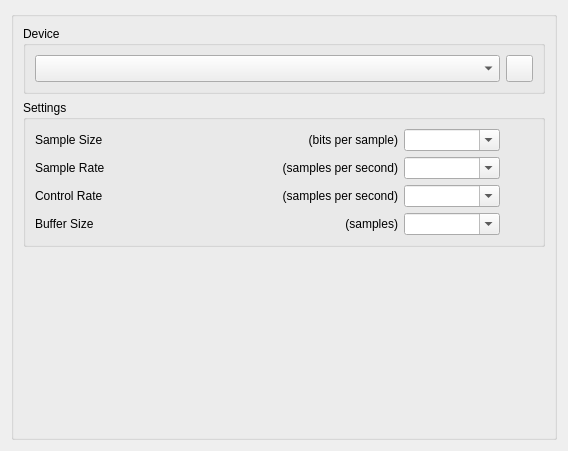
<?xml version="1.0" encoding="UTF-8"?>
<ui version="4.0">
 <class>AudioEngineDialog</class>
 <widget class="QWidget" name="AudioEngineDialog">
  <property name="geometry">
   <rect>
    <x>0</x>
    <y>0</y>
    <width>568</width>
    <height>451</height>
   </rect>
  </property>
  <layout class="QVBoxLayout">
   <item>
    <widget class="QGroupBox" name="groupBox">
     <property name="title">
      <string/>
     </property>
     <layout class="QVBoxLayout">
      <item>
       <widget class="QGroupBox" name="deviceGroupBox">
        <property name="title">
         <string>Device</string>
        </property>
        <layout class="QHBoxLayout">
         <item>
          <layout class="QHBoxLayout" name="deviceLayout" stretch="0,0">
           <property name="spacing">
            <number>6</number>
           </property>
           <item>
            <widget class="QComboBox" name="deviceComboBox">
             <property name="sizePolicy">
              <sizepolicy hsizetype="Preferred" vsizetype="Preferred">
               <horstretch>0</horstretch>
               <verstretch>0</verstretch>
              </sizepolicy>
             </property>
             <property name="frame">
              <bool>true</bool>
             </property>
            </widget>
           </item>
           <item>
            <widget class="QPushButton" name="deviceRefreshPushButton">
             <property name="sizePolicy">
              <sizepolicy hsizetype="Preferred" vsizetype="Preferred">
               <horstretch>0</horstretch>
               <verstretch>0</verstretch>
              </sizepolicy>
             </property>
             <property name="minimumSize">
              <size>
               <width>27</width>
               <height>27</height>
              </size>
             </property>
             <property name="maximumSize">
              <size>
               <width>27</width>
               <height>27</height>
              </size>
             </property>
             <property name="text">
              <string/>
             </property>
             <property name="icon">
              <iconset resource="../../qt_coreplugin/core.qrc">
               <normaloff>:/core/images/reset.png</normaloff>:/core/images/reset.png</iconset>
             </property>
             <property name="iconSize">
              <size>
               <width>16</width>
               <height>16</height>
              </size>
             </property>
            </widget>
           </item>
          </layout>
         </item>
        </layout>
       </widget>
      </item>
      <item>
       <widget class="QGroupBox" name="settingsGroupBox">
        <property name="title">
         <string>Settings</string>
        </property>
        <layout class="QVBoxLayout">
         <item>
          <layout class="QHBoxLayout" name="sampleSizeLayout" stretch="0,0,0,0,0">
           <property name="spacing">
            <number>6</number>
           </property>
           <item>
            <widget class="QLabel" name="sampleSizeLabel">
             <property name="sizePolicy">
              <sizepolicy hsizetype="Minimum" vsizetype="Fixed">
               <horstretch>0</horstretch>
               <verstretch>0</verstretch>
              </sizepolicy>
             </property>
             <property name="minimumSize">
              <size>
               <width>0</width>
               <height>0</height>
              </size>
             </property>
             <property name="text">
              <string>Sample Size</string>
             </property>
            </widget>
           </item>
           <item>
            <spacer name="sampleSizeSpacer">
             <property name="orientation">
              <enum>Qt::Horizontal</enum>
             </property>
             <property name="sizeHint" stdset="0">
              <size>
               <width>40</width>
               <height>20</height>
              </size>
             </property>
            </spacer>
           </item>
           <item>
            <widget class="QLabel" name="sampleSizeLabel_2">
             <property name="sizePolicy">
              <sizepolicy hsizetype="Minimum" vsizetype="Fixed">
               <horstretch>0</horstretch>
               <verstretch>0</verstretch>
              </sizepolicy>
             </property>
             <property name="text">
              <string>(bits per sample)</string>
             </property>
             <property name="alignment">
              <set>Qt::AlignRight|Qt::AlignTrailing|Qt::AlignVCenter</set>
             </property>
            </widget>
           </item>
           <item>
            <widget class="QComboBox" name="sampleSizeComboBox">
             <property name="sizePolicy">
              <sizepolicy hsizetype="Fixed" vsizetype="Fixed">
               <horstretch>0</horstretch>
               <verstretch>0</verstretch>
              </sizepolicy>
             </property>
             <property name="minimumSize">
              <size>
               <width>96</width>
               <height>0</height>
              </size>
             </property>
             <property name="editable">
              <bool>true</bool>
             </property>
             <property name="insertPolicy">
              <enum>QComboBox::NoInsert</enum>
             </property>
            </widget>
           </item>
           <item>
            <spacer name="sampleSizeSpacer_2">
             <property name="orientation">
              <enum>Qt::Horizontal</enum>
             </property>
             <property name="sizeType">
              <enum>QSizePolicy::Fixed</enum>
             </property>
             <property name="sizeHint" stdset="0">
              <size>
               <width>33</width>
               <height>20</height>
              </size>
             </property>
            </spacer>
           </item>
          </layout>
         </item>
         <item>
          <layout class="QHBoxLayout" name="sampleRateLayout" stretch="0,0,0,0,0">
           <property name="spacing">
            <number>6</number>
           </property>
           <item>
            <widget class="QLabel" name="sampleRateLabel">
             <property name="sizePolicy">
              <sizepolicy hsizetype="Minimum" vsizetype="Fixed">
               <horstretch>0</horstretch>
               <verstretch>0</verstretch>
              </sizepolicy>
             </property>
             <property name="minimumSize">
              <size>
               <width>0</width>
               <height>0</height>
              </size>
             </property>
             <property name="text">
              <string>Sample Rate</string>
             </property>
            </widget>
           </item>
           <item>
            <spacer name="sampleRateSpacer">
             <property name="orientation">
              <enum>Qt::Horizontal</enum>
             </property>
             <property name="sizeHint" stdset="0">
              <size>
               <width>40</width>
               <height>20</height>
              </size>
             </property>
            </spacer>
           </item>
           <item>
            <widget class="QLabel" name="sampleRateLabel_2">
             <property name="sizePolicy">
              <sizepolicy hsizetype="Minimum" vsizetype="Fixed">
               <horstretch>0</horstretch>
               <verstretch>0</verstretch>
              </sizepolicy>
             </property>
             <property name="text">
              <string>(samples per second)</string>
             </property>
             <property name="alignment">
              <set>Qt::AlignRight|Qt::AlignTrailing|Qt::AlignVCenter</set>
             </property>
            </widget>
           </item>
           <item>
            <widget class="QComboBox" name="sampleRateComboBox">
             <property name="sizePolicy">
              <sizepolicy hsizetype="Fixed" vsizetype="Fixed">
               <horstretch>0</horstretch>
               <verstretch>0</verstretch>
              </sizepolicy>
             </property>
             <property name="minimumSize">
              <size>
               <width>96</width>
               <height>0</height>
              </size>
             </property>
             <property name="editable">
              <bool>true</bool>
             </property>
             <property name="insertPolicy">
              <enum>QComboBox::NoInsert</enum>
             </property>
            </widget>
           </item>
           <item>
            <spacer name="sampleRateSpacer_2">
             <property name="orientation">
              <enum>Qt::Horizontal</enum>
             </property>
             <property name="sizeType">
              <enum>QSizePolicy::Fixed</enum>
             </property>
             <property name="sizeHint" stdset="0">
              <size>
               <width>33</width>
               <height>20</height>
              </size>
             </property>
            </spacer>
           </item>
          </layout>
         </item>
         <item>
          <layout class="QHBoxLayout" name="controlRateLayout" stretch="0,0,0,0,0">
           <property name="spacing">
            <number>6</number>
           </property>
           <item>
            <widget class="QLabel" name="controlRateLabel">
             <property name="sizePolicy">
              <sizepolicy hsizetype="Minimum" vsizetype="Fixed">
               <horstretch>0</horstretch>
               <verstretch>0</verstretch>
              </sizepolicy>
             </property>
             <property name="minimumSize">
              <size>
               <width>0</width>
               <height>0</height>
              </size>
             </property>
             <property name="text">
              <string>Control Rate</string>
             </property>
            </widget>
           </item>
           <item>
            <spacer name="controlRateSpacer">
             <property name="orientation">
              <enum>Qt::Horizontal</enum>
             </property>
             <property name="sizeHint" stdset="0">
              <size>
               <width>40</width>
               <height>20</height>
              </size>
             </property>
            </spacer>
           </item>
           <item>
            <widget class="QLabel" name="controlRateLabel_2">
             <property name="sizePolicy">
              <sizepolicy hsizetype="Minimum" vsizetype="Fixed">
               <horstretch>0</horstretch>
               <verstretch>0</verstretch>
              </sizepolicy>
             </property>
             <property name="text">
              <string>(samples per second)</string>
             </property>
             <property name="alignment">
              <set>Qt::AlignRight|Qt::AlignTrailing|Qt::AlignVCenter</set>
             </property>
            </widget>
           </item>
           <item>
            <widget class="QComboBox" name="controlRateComboBox">
             <property name="sizePolicy">
              <sizepolicy hsizetype="Fixed" vsizetype="Fixed">
               <horstretch>0</horstretch>
               <verstretch>0</verstretch>
              </sizepolicy>
             </property>
             <property name="minimumSize">
              <size>
               <width>96</width>
               <height>0</height>
              </size>
             </property>
             <property name="editable">
              <bool>true</bool>
             </property>
             <property name="insertPolicy">
              <enum>QComboBox::NoInsert</enum>
             </property>
            </widget>
           </item>
           <item>
            <spacer name="controlRateSpacer_2">
             <property name="orientation">
              <enum>Qt::Horizontal</enum>
             </property>
             <property name="sizeType">
              <enum>QSizePolicy::Fixed</enum>
             </property>
             <property name="sizeHint" stdset="0">
              <size>
               <width>33</width>
               <height>20</height>
              </size>
             </property>
            </spacer>
           </item>
          </layout>
         </item>
         <item>
          <layout class="QHBoxLayout" name="bufferSizeLayout" stretch="0,0,0,0,0">
           <property name="spacing">
            <number>6</number>
           </property>
           <item>
            <widget class="QLabel" name="bufferSizeLabel">
             <property name="sizePolicy">
              <sizepolicy hsizetype="Minimum" vsizetype="Fixed">
               <horstretch>0</horstretch>
               <verstretch>0</verstretch>
              </sizepolicy>
             </property>
             <property name="minimumSize">
              <size>
               <width>0</width>
               <height>0</height>
              </size>
             </property>
             <property name="text">
              <string>Buffer Size</string>
             </property>
            </widget>
           </item>
           <item>
            <spacer name="bufferSizeSpacer">
             <property name="orientation">
              <enum>Qt::Horizontal</enum>
             </property>
             <property name="sizeHint" stdset="0">
              <size>
               <width>40</width>
               <height>20</height>
              </size>
             </property>
            </spacer>
           </item>
           <item>
            <widget class="QLabel" name="bufferSizeLabel_2">
             <property name="sizePolicy">
              <sizepolicy hsizetype="Minimum" vsizetype="Fixed">
               <horstretch>0</horstretch>
               <verstretch>0</verstretch>
              </sizepolicy>
             </property>
             <property name="text">
              <string>(samples)</string>
             </property>
             <property name="alignment">
              <set>Qt::AlignRight|Qt::AlignTrailing|Qt::AlignVCenter</set>
             </property>
            </widget>
           </item>
           <item>
            <widget class="QComboBox" name="bufferSizeComboBox">
             <property name="sizePolicy">
              <sizepolicy hsizetype="Fixed" vsizetype="Fixed">
               <horstretch>0</horstretch>
               <verstretch>0</verstretch>
              </sizepolicy>
             </property>
             <property name="minimumSize">
              <size>
               <width>96</width>
               <height>0</height>
              </size>
             </property>
             <property name="editable">
              <bool>true</bool>
             </property>
             <property name="insertPolicy">
              <enum>QComboBox::NoInsert</enum>
             </property>
            </widget>
           </item>
           <item>
            <spacer name="bufferSizeSpacer_2">
             <property name="orientation">
              <enum>Qt::Horizontal</enum>
             </property>
             <property name="sizeType">
              <enum>QSizePolicy::Fixed</enum>
             </property>
             <property name="sizeHint" stdset="0">
              <size>
               <width>33</width>
               <height>20</height>
              </size>
             </property>
            </spacer>
           </item>
          </layout>
         </item>
        </layout>
       </widget>
      </item>
      <item>
       <spacer>
        <property name="orientation">
         <enum>Qt::Vertical</enum>
        </property>
        <property name="sizeHint" stdset="0">
         <size>
          <width>20</width>
          <height>40</height>
         </size>
        </property>
       </spacer>
      </item>
     </layout>
    </widget>
   </item>
  </layout>
 </widget>
 <resources>
  <include location="../../qt_coreplugin/core.qrc"/>
 </resources>
 <connections/>
</ui>
